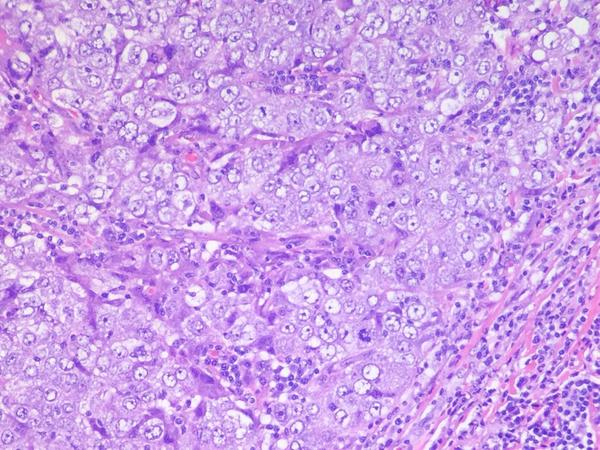
#> input picture image_preprocessing/Original/BzxGRpNIcAEQtS3.jpg, 600 x 450 px; its folder holds only this picture in this run
$ python resize_images.py
#> lines starting #> are read from the running program, lines starting #| are printed output that depends on the picture
import os
import sys
# from PIL import Image
from PIL import ImageFile
ImageFile.LOAD_TRUNCATED_IMAGES = True
from skimage import io
from skimage.transform import resize
import numpy as np


def create_directory(directory):
    '''
    Creates a new folder in the specified directory if the folder doesn't exist.

    INPUT
        directory: Folder to be created, called as "folder/".

    OUTPUT
        New folder in the current directory.
    '''
    if not os.path.exists(directory):
        os.makedirs(directory)


def crop_and_resize_images(path, new_path, cropx, cropy, img_size=50):
    '''
    Crops, resizes, and stores all images from a directory in a new directory.

    INPUT
        path: Path where the current, unscaled images are contained.
        new_path: Path to save the resized images.
        img_size: New size for the rescaled images.

    OUTPUT
        All images cropped, resized, and saved from the old folder to the new folder.
    '''
#> called with path = 'Original/', new_path = 'Resized-50X50/', cropx = 1800, cropy = 1800, img_size = 50
    create_directory(new_path)
    dirs = [l for l in os.listdir(path) if l != '.DS_Store']
    total = 0

    for item in dirs:
        img = io.imread(path + item)
#> img is the input picture: shape (450, 600, 3); mean R, G, B 204.6, 162, 230.9
        y, x, channel = img.shape
#> y = 450; x = 600; channel = 3
        startx = x // 2 - (cropx // 2)
#> startx = -600
        starty = y // 2 - (cropy // 2)
#> starty = -675
        img = img[starty:starty + cropy, startx:startx + cropx]
        img = resize(img, (50, 50))
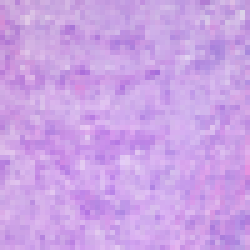
#> img: shape (50, 50, 3) float64 (shown 5 times larger); mean R, G, B 0.802, 0.635, 0.906
#> (the run stopped early here; a loop or call above may not have finished)
